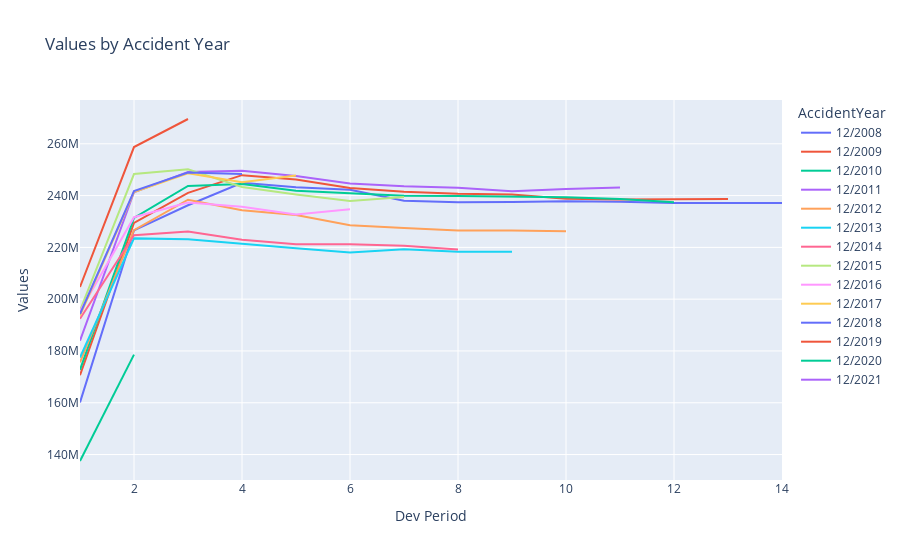
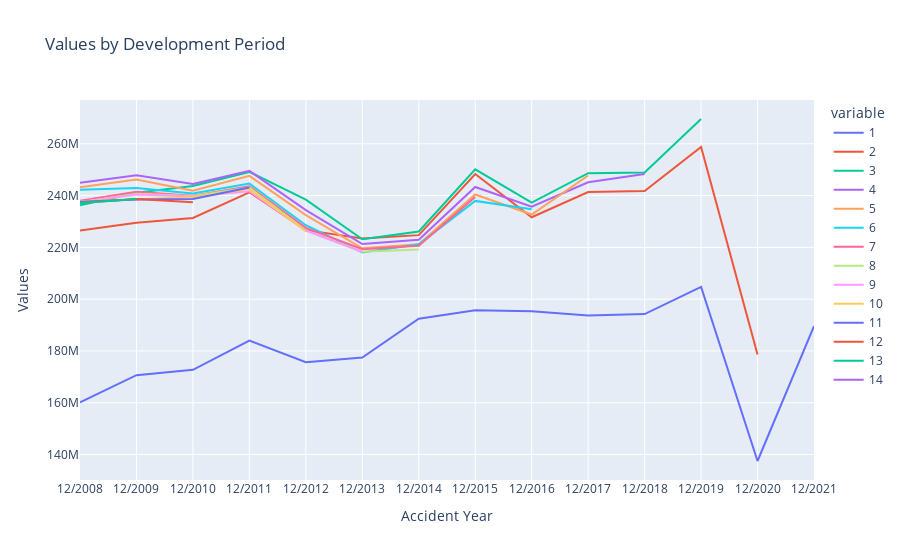

Notebook code for these charts, in order:
### Markdown cell above
### Triángulo de costes incurridos

### Code cell
#Grafico por año de accidente y año de desarrollo del triangulo de Coste Incurrido:
Incurred_tr.graph_tr()

### Figure 1 — Plotly figure (JSON) as saved in the notebook; plotly's stock layout.template omitted (floating-point values rounded to 4 significant figures)
{"data": [{"hovertemplate": "AccidentYear=12/2008<br>index=%{x}<br>value=%{y}<extra></extra>", "legendgroup": "12/2008", "line": {"color": "#636efa", "dash": "solid"}, "marker": {"symbol": "circle"}, "mode": "lines", "name": "12/2008", "orientation": "v", "showlegend": true, "type": "scatter", "x": [1, 2, 3, 4, 5, 6, 7, 8, 9, 10, 11, 12, 13, 14], "xaxis": "x", "y": [160100000.0, 226600000.0, 236266268, 245000000.0, 243214489, 242232361, 238000000.0, 237400000.0, 237520052, 237846378, 237700000.0, 237100000.0, 237100000.0, 237139707], "yaxis": "y"}, {"hovertemplate": "AccidentYear=12/2009<br>index=%{x}<br>value=%{y}<extra></extra>", "legendgroup": "12/2009", "line": {"color": "#EF553B", "dash": "solid"}, "marker": {"symbol": "circle"}, "mode": "lines", "name": "12/2009", "orientation": "v", "showlegend": true, "type": "scatter", "x": [1, 2, 3, 4, 5, 6, 7, 8, 9, 10, 11, 12, 13, 14], "xaxis": "x", "y": [170668596, 229474322, 241100000.0, 247900000.0, 246231580, 242900000.0, 241500000.0, 240700000.0, 240441831, 238746816, 238500000.0, 238656180, 238700000.0, null], "yaxis": "y"}, {"hovertemplate": "AccidentYear=12/2010<br>index=%{x}<br>value=%{y}<extra></extra>", "legendgroup": "12/2010", "line": {"color": "#00cc96", "dash": "solid"}, "marker": {"symbol": "circle"}, "mode": "lines", "name": "12/2010", "orientation": "v", "showlegend": true, "type": "scatter", "x": [1, 2, 3, 4, 5, 6, 7, 8, 9, 10, 11, 12, 13, 14], "xaxis": "x", "y": [172700000.0, 231400000.0, 243700000.0, 244400000.0, 241871707, 240849518, 239921955, 239800000.0, 239700000.0, 239400000.0, 238663761, 237400000.0, null, null], "yaxis": "y"}, {"hovertemplate": "AccidentYear=12/2011<br>index=%{x}<br>value=%{y}<extra></extra>", "legendgroup": "12/2011", "line": {"color": "#ab63fa", "dash": "solid"}, "marker": {"symbol": "circle"}, "mode": "lines", "name": "12/2011", "orientation": "v", "showlegend": true, "type": "scatter", "x": [1, 2, 3, 4, 5, 6, 7, 8, 9, 10, 11, 12, 13, 14], "xaxis": "x", "y": [184000000.0, 241276966, 249100000.0, 249556895, 247600000.0, 244700000.0, 243566232, 243100000.0, 241679172, 242572099, 243100000.0, null, null, null], "yaxis": "y"}, {"hovertemplate": "AccidentYear=12/2012<br>index=%{x}<br>value=%{y}<extra></extra>", "legendgroup": "12/2012", "line": {"color": "#FFA15A", "dash": "solid"}, "marker": {"symbol": "circle"}, "mode": "lines", "name": "12/2012", "orientation": "v", "showlegend": true, "type": "scatter", "x": [1, 2, 3, 4, 5, 6, 7, 8, 9, 10, 11, 12, 13, 14], "xaxis": "x", "y": [175600000.0, 226600000.0, 238413819, 234400000.0, 232500000.0, 228600000.0, 227500000.0, 226500000.0, 226508345, 226200000.0, null, null, null, null], "yaxis": "y"}, {"hovertemplate": "AccidentYear=12/2013<br>index=%{x}<br>value=%{y}<extra></extra>", "legendgroup": "12/2013", "line": {"color": "#19d3f3", "dash": "solid"}, "marker": {"symbol": "circle"}, "mode": "lines", "name": "12/2013", "orientation": "v", "showlegend": true, "type": "scatter", "x": [1, 2, 3, 4, 5, 6, 7, 8, 9, 10, 11, 12, 13, 14], "xaxis": "x", "y": [177500000.0, 223500000.0, 223100000.0, 221300000.0, 219625833, 218000000.0, 219304239, 218348907, 218300000.0, null, null, null, null, null], "yaxis": "y"}, {"hovertemplate": "AccidentYear=12/2014<br>index=%{x}<br>value=%{y}<extra></extra>", "legendgroup": "12/2014", "line": {"color": "#FF6692", "dash": "solid"}, "marker": {"symbol": "circle"}, "mode": "lines", "name": "12/2014", "orientation": "v", "showlegend": true, "type": "scatter", "x": [1, 2, 3, 4, 5, 6, 7, 8, 9, 10, 11, 12, 13, 14], "xaxis": "x", "y": [192400000.0, 224700000.0, 226200000.0, 222900000.0, 221200000.0, 221200000.0, 220700000.0, 219200000.0, null, null, null, null, null, null], "yaxis": "y"}, {"hovertemplate": "AccidentYear=12/2015<br>index=%{x}<br>value=%{y}<extra></extra>", "legendgroup": "12/2015", "line": {"color": "#B6E880", "dash": "solid"}, "marker": {"symbol": "circle"}, "mode": "lines", "name": "12/2015", "orientation": "v", "showlegend": true, "type": "scatter", "x": [1, 2, 3, 4, 5, 6, 7, 8, 9, 10, 11, 12, 13, 14], "xaxis": "x", "y": [195700000.0, 248300000.0, 250200000.0, 243300000.0, 240400000.0, 237900000.0, 239400000.0, null, null, null, null, null, null, null], "yaxis": "y"}, {"hovertemplate": "AccidentYear=12/2016<br>index=%{x}<br>value=%{y}<extra></extra>", "legendgroup": "12/2016", "line": {"color": "#FF97FF", "dash": "solid"}, "marker": {"symbol": "circle"}, "mode": "lines", "name": "12/2016", "orientation": "v", "showlegend": true, "type": "scatter", "x": [1, 2, 3, 4, 5, 6, 7, 8, 9, 10, 11, 12, 13, 14], "xaxis": "x", "y": [195300000.0, 231600000.0, 237300000.0, 235700000.0, 232700000.0, 234761751, null, null, null, null, null, null, null, null], "yaxis": "y"}, {"hovertemplate": "AccidentYear=12/2017<br>index=%{x}<br>value=%{y}<extra></extra>", "legendgroup": "12/2017", "line": {"color": "#FECB52", "dash": "solid"}, "marker": {"symbol": "circle"}, "mode": "lines", "name": "12/2017", "orientation": "v", "showlegend": true, "type": "scatter", "x": [1, 2, 3, 4, 5, 6, 7, 8, 9, 10, 11, 12, 13, 14], "xaxis": "x", "y": [193700000.0, 241400000.0, 248600000.0, 245100000.0, 247774394, null, null, null, null, null, null, null, null, null], "yaxis": "y"}, {"hovertemplate": "AccidentYear=12/2018<br>index=%{x}<br>value=%{y}<extra></extra>", "legendgroup": "12/2018", "line": {"color": "#636efa", "dash": "solid"}, "marker": {"symbol": "circle"}, "mode": "lines", "name": "12/2018", "orientation": "v", "showlegend": true, "type": "scatter", "x": [1, 2, 3, 4, 5, 6, 7, 8, 9, 10, 11, 12, 13, 14], "xaxis": "x", "y": [194300000.0, 241800000.0, 248900000.0, 248300000.0, null, null, null, null, null, null, null, null, null, null], "yaxis": "y"}, {"hovertemplate": "AccidentYear=12/2019<br>index=%{x}<br>value=%{y}<extra></extra>", "legendgroup": "12/2019", "line": {"color": "#EF553B", "dash": "solid"}, "marker": {"symbol": "circle"}, "mode": "lines", "name": "12/2019", "orientation": "v", "showlegend": true, "type": "scatter", "x": [1, 2, 3, 4, 5, 6, 7, 8, 9, 10, 11, 12, 13, 14], "xaxis": "x", "y": [204718780, 258700000.0, 269600000.0, null, null, null, null, null, null, null, null, null, null, null], "yaxis": "y"}, {"hovertemplate": "AccidentYear=12/2020<br>index=%{x}<br>value=%{y}<extra></extra>", "legendgroup": "12/2020", "line": {"color": "#00cc96", "dash": "solid"}, "marker": {"symbol": "circle"}, "mode": "lines", "name": "12/2020", "orientation": "v", "showlegend": true, "type": "scatter", "x": [1, 2, 3, 4, 5, 6, 7, 8, 9, 10, 11, 12, 13, 14], "xaxis": "x", "y": [137500000.0, 178600000.0, null, null, null, null, null, null, null, null, null, null, null, null], "yaxis": "y"}, {"hovertemplate": "AccidentYear=12/2021<br>index=%{x}<br>value=%{y}<extra></extra>", "legendgroup": "12/2021", "line": {"color": "#ab63fa", "dash": "solid"}, "marker": {"symbol": "circle"}, "mode": "lines", "name": "12/2021", "orientation": "v", "showlegend": true, "type": "scatter", "x": [1, 2, 3, 4, 5, 6, 7, 8, 9, 10, 11, 12, 13, 14], "xaxis": "x", "y": [189600000.0, null, null, null, null, null, null, null, null, null, null, null, null, null], "yaxis": "y"}], "layout": {"legend": {"title": {"text": "AccidentYear"}, "tracegroupgap": 0}, "title": {"text": "Values by Accident Year"}, "xaxis": {"anchor": "y", "domain": [0, 1], "title": {"text": "Dev Period"}}, "yaxis": {"anchor": "x", "domain": [0, 1], "title": {"text": "Values"}}}}

### Figure 2 — Plotly figure (JSON) as saved in the notebook; plotly's stock layout.template omitted (floating-point values rounded to 4 significant figures)
{"data": [{"hovertemplate": "variable=1<br>AccidentYear=%{x}<br>value=%{y}<extra></extra>", "legendgroup": "1", "line": {"color": "#636efa", "dash": "solid"}, "marker": {"symbol": "circle"}, "mode": "lines", "name": "1", "orientation": "v", "showlegend": true, "type": "scatter", "x": ["12/2008", "12/2009", "12/2010", "12/2011", "12/2012", "12/2013", "12/2014", "12/2015", "12/2016", "12/2017", "12/2018", "12/2019", "12/2020", "12/2021"], "xaxis": "x", "y": [160100000.0, 170668596, 172700000.0, 184000000.0, 175600000.0, 177500000.0, 192400000.0, 195700000.0, 195300000.0, 193700000.0, 194300000.0, 204718780, 137500000.0, 189600000.0], "yaxis": "y"}, {"hovertemplate": "variable=2<br>AccidentYear=%{x}<br>value=%{y}<extra></extra>", "legendgroup": "2", "line": {"color": "#EF553B", "dash": "solid"}, "marker": {"symbol": "circle"}, "mode": "lines", "name": "2", "orientation": "v", "showlegend": true, "type": "scatter", "x": ["12/2008", "12/2009", "12/2010", "12/2011", "12/2012", "12/2013", "12/2014", "12/2015", "12/2016", "12/2017", "12/2018", "12/2019", "12/2020", "12/2021"], "xaxis": "x", "y": [226600000.0, 229474322, 231400000.0, 241276966, 226600000.0, 223500000.0, 224700000.0, 248300000.0, 231600000.0, 241400000.0, 241800000.0, 258700000.0, 178600000.0, null], "yaxis": "y"}, {"hovertemplate": "variable=3<br>AccidentYear=%{x}<br>value=%{y}<extra></extra>", "legendgroup": "3", "line": {"color": "#00cc96", "dash": "solid"}, "marker": {"symbol": "circle"}, "mode": "lines", "name": "3", "orientation": "v", "showlegend": true, "type": "scatter", "x": ["12/2008", "12/2009", "12/2010", "12/2011", "12/2012", "12/2013", "12/2014", "12/2015", "12/2016", "12/2017", "12/2018", "12/2019", "12/2020", "12/2021"], "xaxis": "x", "y": [236266268, 241100000.0, 243700000.0, 249100000.0, 238413819, 223100000.0, 226200000.0, 250200000.0, 237300000.0, 248600000.0, 248900000.0, 269600000.0, null, null], "yaxis": "y"}, {"hovertemplate": "variable=4<br>AccidentYear=%{x}<br>value=%{y}<extra></extra>", "legendgroup": "4", "line": {"color": "#ab63fa", "dash": "solid"}, "marker": {"symbol": "circle"}, "mode": "lines", "name": "4", "orientation": "v", "showlegend": true, "type": "scatter", "x": ["12/2008", "12/2009", "12/2010", "12/2011", "12/2012", "12/2013", "12/2014", "12/2015", "12/2016", "12/2017", "12/2018", "12/2019", "12/2020", "12/2021"], "xaxis": "x", "y": [245000000.0, 247900000.0, 244400000.0, 249556895, 234400000.0, 221300000.0, 222900000.0, 243300000.0, 235700000.0, 245100000.0, 248300000.0, null, null, null], "yaxis": "y"}, {"hovertemplate": "variable=5<br>AccidentYear=%{x}<br>value=%{y}<extra></extra>", "legendgroup": "5", "line": {"color": "#FFA15A", "dash": "solid"}, "marker": {"symbol": "circle"}, "mode": "lines", "name": "5", "orientation": "v", "showlegend": true, "type": "scatter", "x": ["12/2008", "12/2009", "12/2010", "12/2011", "12/2012", "12/2013", "12/2014", "12/2015", "12/2016", "12/2017", "12/2018", "12/2019", "12/2020", "12/2021"], "xaxis": "x", "y": [243214489, 246231580, 241871707, 247600000.0, 232500000.0, 219625833, 221200000.0, 240400000.0, 232700000.0, 247774394, null, null, null, null], "yaxis": "y"}, {"hovertemplate": "variable=6<br>AccidentYear=%{x}<br>value=%{y}<extra></extra>", "legendgroup": "6", "line": {"color": "#19d3f3", "dash": "solid"}, "marker": {"symbol": "circle"}, "mode": "lines", "name": "6", "orientation": "v", "showlegend": true, "type": "scatter", "x": ["12/2008", "12/2009", "12/2010", "12/2011", "12/2012", "12/2013", "12/2014", "12/2015", "12/2016", "12/2017", "12/2018", "12/2019", "12/2020", "12/2021"], "xaxis": "x", "y": [242232361, 242900000.0, 240849518, 244700000.0, 228600000.0, 218000000.0, 221200000.0, 237900000.0, 234761751, null, null, null, null, null], "yaxis": "y"}, {"hovertemplate": "variable=7<br>AccidentYear=%{x}<br>value=%{y}<extra></extra>", "legendgroup": "7", "line": {"color": "#FF6692", "dash": "solid"}, "marker": {"symbol": "circle"}, "mode": "lines", "name": "7", "orientation": "v", "showlegend": true, "type": "scatter", "x": ["12/2008", "12/2009", "12/2010", "12/2011", "12/2012", "12/2013", "12/2014", "12/2015", "12/2016", "12/2017", "12/2018", "12/2019", "12/2020", "12/2021"], "xaxis": "x", "y": [238000000.0, 241500000.0, 239921955, 243566232, 227500000.0, 219304239, 220700000.0, 239400000.0, null, null, null, null, null, null], "yaxis": "y"}, {"hovertemplate": "variable=8<br>AccidentYear=%{x}<br>value=%{y}<extra></extra>", "legendgroup": "8", "line": {"color": "#B6E880", "dash": "solid"}, "marker": {"symbol": "circle"}, "mode": "lines", "name": "8", "orientation": "v", "showlegend": true, "type": "scatter", "x": ["12/2008", "12/2009", "12/2010", "12/2011", "12/2012", "12/2013", "12/2014", "12/2015", "12/2016", "12/2017", "12/2018", "12/2019", "12/2020", "12/2021"], "xaxis": "x", "y": [237400000.0, 240700000.0, 239800000.0, 243100000.0, 226500000.0, 218348907, 219200000.0, null, null, null, null, null, null, null], "yaxis": "y"}, {"hovertemplate": "variable=9<br>AccidentYear=%{x}<br>value=%{y}<extra></extra>", "legendgroup": "9", "line": {"color": "#FF97FF", "dash": "solid"}, "marker": {"symbol": "circle"}, "mode": "lines", "name": "9", "orientation": "v", "showlegend": true, "type": "scatter", "x": ["12/2008", "12/2009", "12/2010", "12/2011", "12/2012", "12/2013", "12/2014", "12/2015", "12/2016", "12/2017", "12/2018", "12/2019", "12/2020", "12/2021"], "xaxis": "x", "y": [237520052, 240441831, 239700000.0, 241679172, 226508345, 218300000.0, null, null, null, null, null, null, null, null], "yaxis": "y"}, {"hovertemplate": "variable=10<br>AccidentYear=%{x}<br>value=%{y}<extra></extra>", "legendgroup": "10", "line": {"color": "#FECB52", "dash": "solid"}, "marker": {"symbol": "circle"}, "mode": "lines", "name": "10", "orientation": "v", "showlegend": true, "type": "scatter", "x": ["12/2008", "12/2009", "12/2010", "12/2011", "12/2012", "12/2013", "12/2014", "12/2015", "12/2016", "12/2017", "12/2018", "12/2019", "12/2020", "12/2021"], "xaxis": "x", "y": [237846378, 238746816, 239400000.0, 242572099, 226200000.0, null, null, null, null, null, null, null, null, null], "yaxis": "y"}, {"hovertemplate": "variable=11<br>AccidentYear=%{x}<br>value=%{y}<extra></extra>", "legendgroup": "11", "line": {"color": "#636efa", "dash": "solid"}, "marker": {"symbol": "circle"}, "mode": "lines", "name": "11", "orientation": "v", "showlegend": true, "type": "scatter", "x": ["12/2008", "12/2009", "12/2010", "12/2011", "12/2012", "12/2013", "12/2014", "12/2015", "12/2016", "12/2017", "12/2018", "12/2019", "12/2020", "12/2021"], "xaxis": "x", "y": [237700000.0, 238500000.0, 238663761, 243100000.0, null, null, null, null, null, null, null, null, null, null], "yaxis": "y"}, {"hovertemplate": "variable=12<br>AccidentYear=%{x}<br>value=%{y}<extra></extra>", "legendgroup": "12", "line": {"color": "#EF553B", "dash": "solid"}, "marker": {"symbol": "circle"}, "mode": "lines", "name": "12", "orientation": "v", "showlegend": true, "type": "scatter", "x": ["12/2008", "12/2009", "12/2010", "12/2011", "12/2012", "12/2013", "12/2014", "12/2015", "12/2016", "12/2017", "12/2018", "12/2019", "12/2020", "12/2021"], "xaxis": "x", "y": [237100000.0, 238656180, 237400000.0, null, null, null, null, null, null, null, null, null, null, null], "yaxis": "y"}, {"hovertemplate": "variable=13<br>AccidentYear=%{x}<br>value=%{y}<extra></extra>", "legendgroup": "13", "line": {"color": "#00cc96", "dash": "solid"}, "marker": {"symbol": "circle"}, "mode": "lines", "name": "13", "orientation": "v", "showlegend": true, "type": "scatter", "x": ["12/2008", "12/2009", "12/2010", "12/2011", "12/2012", "12/2013", "12/2014", "12/2015", "12/2016", "12/2017", "12/2018", "12/2019", "12/2020", "12/2021"], "xaxis": "x", "y": [237100000.0, 238700000.0, null, null, null, null, null, null, null, null, null, null, null, null], "yaxis": "y"}, {"hovertemplate": "variable=14<br>AccidentYear=%{x}<br>value=%{y}<extra></extra>", "legendgroup": "14", "line": {"color": "#ab63fa", "dash": "solid"}, "marker": {"symbol": "circle"}, "mode": "lines", "name": "14", "orientation": "v", "showlegend": true, "type": "scatter", "x": ["12/2008", "12/2009", "12/2010", "12/2011", "12/2012", "12/2013", "12/2014", "12/2015", "12/2016", "12/2017", "12/2018", "12/2019", "12/2020", "12/2021"], "xaxis": "x", "y": [237139707, null, null, null, null, null, null, null, null, null, null, null, null, null], "yaxis": "y"}], "layout": {"legend": {"title": {"text": "variable"}, "tracegroupgap": 0}, "title": {"text": "Values by Development Period"}, "xaxis": {"anchor": "y", "domain": [0, 1], "title": {"text": "Accident Year"}}, "yaxis": {"anchor": "x", "domain": [0, 1], "title": {"text": "Values"}}}}
